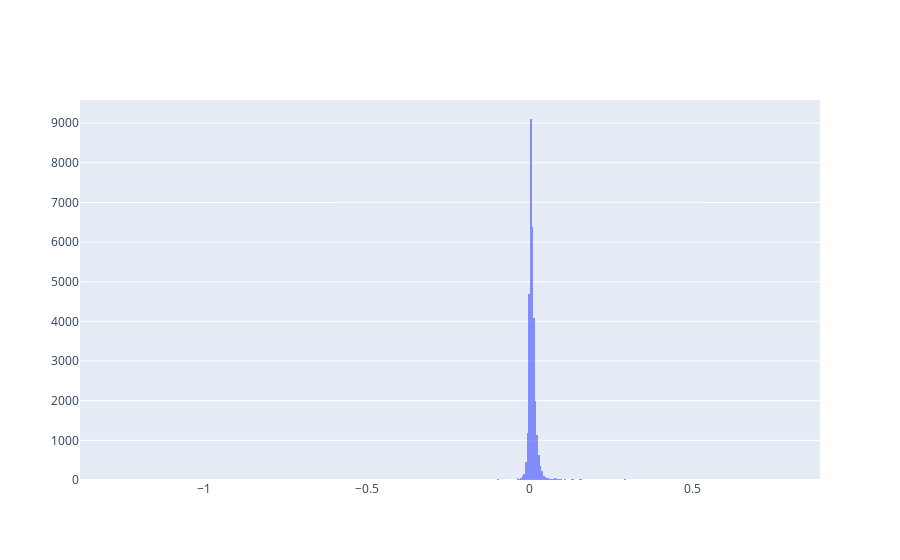
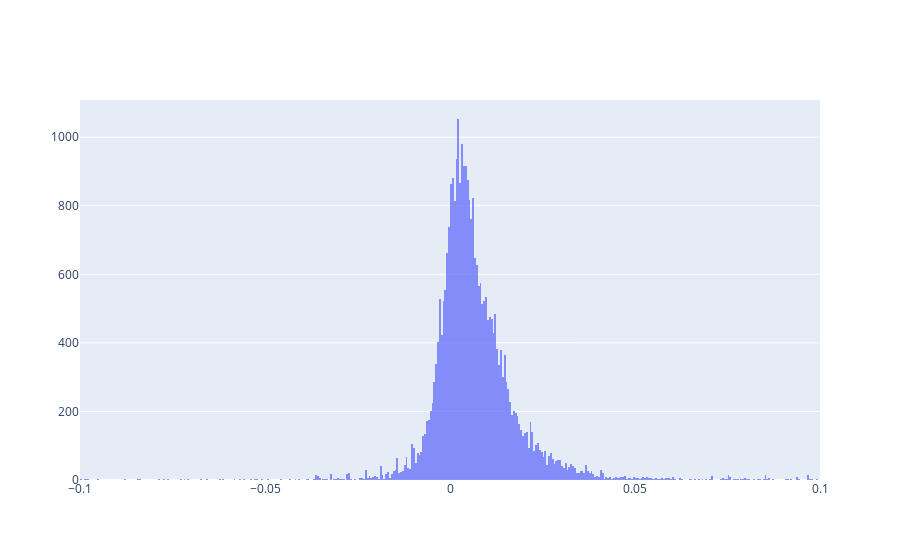

The notebook cell saved with these charts, in order:
### Code cell
# Distribution fo ITE
slearner_tau_xgbt_reshaped = slearner_tau_xgbt.reshape(-1)

fig = go.Figure()
fig.add_trace(go.Histogram(x=slearner_tau_xgbt_reshaped, name = "xgbt"))

fig.update_layout(barmode='overlay')
# Reduce opacity to see both histograms
fig.update_traces(opacity=0.75)
fig.show()

# Distribution fo ITE(ranged)
slearner_tau_xgbt_reshaped_ranged = np.delete(
    slearner_tau_xgbt_reshaped,np.where((-0.1 > slearner_tau_xgbt_reshaped) | (slearner_tau_xgbt_reshaped > 0.1))
    )
fig = go.Figure()
fig.add_trace(go.Histogram(x=slearner_tau_xgbt_reshaped_ranged, name = "xgbt"))
fig.update_layout(barmode='overlay')
# Reduce opacity to see both histograms
fig.update_traces(opacity=0.75)
fig.show()

### Figure 1 — Plotly figure (JSON) as saved in the notebook; plotly's stock layout.template omitted (floating-point values rounded to 4 significant figures; data arrays with more than 128 entries replaced by an {"elided": "..."} marker saying what was removed)
{"data": [{"name": "xgbt", "opacity": 0.75, "type": "histogram", "x": {"elided": "31925 float values"}}], "layout": {"barmode": "overlay"}}

### Figure 2 — Plotly figure (JSON) as saved in the notebook; plotly's stock layout.template omitted (floating-point values rounded to 4 significant figures; data arrays with more than 128 entries replaced by an {"elided": "..."} marker saying what was removed)
{"data": [{"name": "xgbt", "opacity": 0.75, "type": "histogram", "x": {"elided": "31196 float values"}}], "layout": {"barmode": "overlay"}}
